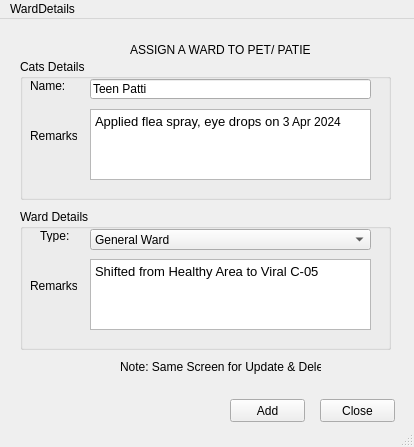
<?xml version="1.0" encoding="UTF-8"?>
<ui version="4.0">
 <class>MainWindow</class>
 <widget class="QMainWindow" name="MainWindow">
  <property name="geometry">
   <rect>
    <x>0</x>
    <y>0</y>
    <width>414</width>
    <height>447</height>
   </rect>
  </property>
  <property name="windowTitle">
   <string>MainWindow</string>
  </property>
  <widget class="QWidget" name="centralwidget">
   <widget class="QLabel" name="label_7">
    <property name="geometry">
     <rect>
      <x>120</x>
      <y>340</y>
      <width>201</width>
      <height>16</height>
     </rect>
    </property>
    <property name="text">
     <string>Note: Same Screen for Update &amp; Delete</string>
    </property>
   </widget>
   <widget class="QGroupBox" name="groupBox">
    <property name="geometry">
     <rect>
      <x>20</x>
      <y>40</y>
      <width>371</width>
      <height>141</height>
     </rect>
    </property>
    <property name="title">
     <string>Cats Details</string>
    </property>
    <widget class="QLabel" name="label">
     <property name="geometry">
      <rect>
       <x>10</x>
       <y>20</y>
       <width>47</width>
       <height>13</height>
      </rect>
     </property>
     <property name="text">
      <string>Name:</string>
     </property>
    </widget>
    <widget class="QLineEdit" name="lineEdit">
     <property name="geometry">
      <rect>
       <x>70</x>
       <y>20</y>
       <width>281</width>
       <height>20</height>
      </rect>
     </property>
     <property name="text">
      <string>Teen Patti</string>
     </property>
    </widget>
    <widget class="QTextEdit" name="textEdit">
     <property name="geometry">
      <rect>
       <x>70</x>
       <y>50</y>
       <width>281</width>
       <height>71</height>
      </rect>
     </property>
     <property name="html">
      <string>&lt;!DOCTYPE HTML PUBLIC &quot;-//W3C//DTD HTML 4.0//EN&quot; &quot;http://www.w3.org/TR/REC-html40/strict.dtd&quot;&gt;
&lt;html&gt;&lt;head&gt;&lt;meta name=&quot;qrichtext&quot; content=&quot;1&quot; /&gt;&lt;style type=&quot;text/css&quot;&gt;
p, li { white-space: pre-wrap; }
&lt;/style&gt;&lt;/head&gt;&lt;body style=&quot; font-family:'MS Shell Dlg 2'; font-size:8.25pt; font-weight:400; font-style:normal;&quot;&gt;
&lt;p style=&quot; margin-top:0px; margin-bottom:0px; margin-left:0px; margin-right:0px; -qt-block-indent:0; text-indent:0px;&quot;&gt;&lt;span style=&quot; font-family:'Arial'; font-size:10pt;&quot;&gt;Applied flea spray, eye drops on&lt;/span&gt;&lt;span style=&quot; font-family:'Arial'; font-size:9pt; color:#000000;&quot;&gt; 3 Apr 2024&lt;/span&gt;&lt;/p&gt;&lt;/body&gt;&lt;/html&gt;</string>
     </property>
    </widget>
    <widget class="QLabel" name="label_6">
     <property name="geometry">
      <rect>
       <x>10</x>
       <y>70</y>
       <width>47</width>
       <height>13</height>
      </rect>
     </property>
     <property name="text">
      <string>Remarks:</string>
     </property>
    </widget>
   </widget>
   <widget class="QLabel" name="label_5">
    <property name="geometry">
     <rect>
      <x>130</x>
      <y>20</y>
      <width>181</width>
      <height>21</height>
     </rect>
    </property>
    <property name="text">
     <string>ASSIGN A WARD TO PET/ PATIENT:</string>
    </property>
   </widget>
   <widget class="QGroupBox" name="groupBox_2">
    <property name="geometry">
     <rect>
      <x>20</x>
      <y>190</y>
      <width>371</width>
      <height>141</height>
     </rect>
    </property>
    <property name="title">
     <string>Ward Details</string>
    </property>
    <widget class="QLabel" name="label_4">
     <property name="geometry">
      <rect>
       <x>20</x>
       <y>20</y>
       <width>47</width>
       <height>13</height>
      </rect>
     </property>
     <property name="text">
      <string>Type:</string>
     </property>
    </widget>
    <widget class="QComboBox" name="comboBox">
     <property name="geometry">
      <rect>
       <x>70</x>
       <y>20</y>
       <width>281</width>
       <height>21</height>
      </rect>
     </property>
     <item>
      <property name="text">
       <string>General Ward</string>
      </property>
     </item>
     <item>
      <property name="text">
       <string>ICU Ward</string>
      </property>
     </item>
     <item>
      <property name="text">
       <string>Lounge</string>
      </property>
     </item>
     <item>
      <property name="text">
       <string>Quarantine</string>
      </property>
     </item>
     <item>
      <property name="text">
       <string>Viral Room</string>
      </property>
     </item>
    </widget>
    <widget class="QTextEdit" name="textEdit_2">
     <property name="geometry">
      <rect>
       <x>70</x>
       <y>50</y>
       <width>281</width>
       <height>71</height>
      </rect>
     </property>
     <property name="html">
      <string>&lt;!DOCTYPE HTML PUBLIC &quot;-//W3C//DTD HTML 4.0//EN&quot; &quot;http://www.w3.org/TR/REC-html40/strict.dtd&quot;&gt;
&lt;html&gt;&lt;head&gt;&lt;meta name=&quot;qrichtext&quot; content=&quot;1&quot; /&gt;&lt;style type=&quot;text/css&quot;&gt;
p, li { white-space: pre-wrap; }
&lt;/style&gt;&lt;/head&gt;&lt;body style=&quot; font-family:'MS Shell Dlg 2'; font-size:8.25pt; font-weight:400; font-style:normal;&quot;&gt;
&lt;p style=&quot; margin-top:0px; margin-bottom:0px; margin-left:0px; margin-right:0px; -qt-block-indent:0; text-indent:0px;&quot;&gt;&lt;span style=&quot; font-family:'Arial'; font-size:10pt;&quot;&gt;Shifted from Healthy Area to Viral C-05&lt;/span&gt;&lt;/p&gt;&lt;/body&gt;&lt;/html&gt;</string>
     </property>
    </widget>
    <widget class="QLabel" name="label_8">
     <property name="geometry">
      <rect>
       <x>10</x>
       <y>70</y>
       <width>47</width>
       <height>13</height>
      </rect>
     </property>
     <property name="text">
      <string>Remarks:</string>
     </property>
    </widget>
   </widget>
   <widget class="QPushButton" name="pushButton_2">
    <property name="geometry">
     <rect>
      <x>320</x>
      <y>380</y>
      <width>75</width>
      <height>23</height>
     </rect>
    </property>
    <property name="text">
     <string>Close</string>
    </property>
   </widget>
   <widget class="QPushButton" name="pushButton">
    <property name="geometry">
     <rect>
      <x>230</x>
      <y>380</y>
      <width>75</width>
      <height>23</height>
     </rect>
    </property>
    <property name="text">
     <string>Add</string>
    </property>
   </widget>
  </widget>
  <widget class="QMenuBar" name="menubar">
   <property name="geometry">
    <rect>
     <x>0</x>
     <y>0</y>
     <width>414</width>
     <height>21</height>
    </rect>
   </property>
   <widget class="QMenu" name="menuWardDetails">
    <property name="title">
     <string>WardDetails</string>
    </property>
   </widget>
   <addaction name="menuWardDetails"/>
  </widget>
  <widget class="QStatusBar" name="statusbar"/>
 </widget>
 <resources/>
 <connections/>
</ui>
